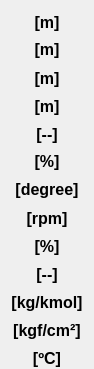
     <widget class="QWidget" name="verticalLayoutWidget_8">
      <property name="geometry">
       <rect>
        <x>362</x>
        <y>12</y>
        <width>81</width>
        <height>361</height>
       </rect>
      </property>
      <layout class="QVBoxLayout" name="verticalLayout_8">
       <property name="spacing">
        <number>6</number>
       </property>
       <property name="bottomMargin">
        <number>0</number>
       </property>
       <item>
        <widget class="QLabel" name="label_13">
         <property name="minimumSize">
          <size>
           <width>0</width>
           <height>22</height>
          </size>
         </property>
         <property name="maximumSize">
          <size>
           <width>16777215</width>
           <height>22</height>
          </size>
         </property>
         <property name="font">
          <font>
           <family>Arial</family>
           <pointsize>12</pointsize>
           <weight>75</weight>
           <italic>false</italic>
           <bold>true</bold>
          </font>
         </property>
         <property name="text">
          <string>[m]</string>
         </property>
         <property name="alignment">
          <set>Qt::AlignCenter</set>
         </property>
        </widget>
       </item>
       <item>
        <widget class="QLabel" name="label_14">
         <property name="minimumSize">
          <size>
           <width>0</width>
           <height>22</height>
          </size>
         </property>
         <property name="maximumSize">
          <size>
           <width>16777215</width>
           <height>22</height>
          </size>
         </property>
         <property name="font">
          <font>
           <family>Arial</family>
           <pointsize>12</pointsize>
           <weight>75</weight>
           <italic>false</italic>
           <bold>true</bold>
          </font>
         </property>
         <property name="text">
          <string>&lt;html&gt;&lt;head/&gt;&lt;body&gt;&lt;p align=&quot;center&quot;&gt;[m]&lt;/p&gt;&lt;/body&gt;&lt;/html&gt;</string>
         </property>
         <property name="alignment">
          <set>Qt::AlignCenter</set>
         </property>
        </widget>
       </item>
       <item>
        <widget class="QLabel" name="label_15">
         <property name="minimumSize">
          <size>
           <width>0</width>
           <height>22</height>
          </size>
         </property>
         <property name="maximumSize">
          <size>
           <width>16777215</width>
           <height>22</height>
          </size>
         </property>
         <property name="font">
          <font>
           <family>Arial</family>
           <pointsize>12</pointsize>
           <weight>75</weight>
           <italic>false</italic>
           <bold>true</bold>
          </font>
         </property>
         <property name="text">
          <string>[m]</string>
         </property>
         <property name="alignment">
          <set>Qt::AlignCenter</set>
         </property>
        </widget>
       </item>
       <item>
        <widget class="QLabel" name="label_16">
         <property name="minimumSize">
          <size>
           <width>0</width>
           <height>22</height>
          </size>
         </property>
         <property name="maximumSize">
          <size>
           <width>16777215</width>
           <height>22</height>
          </size>
         </property>
         <property name="font">
          <font>
           <family>Arial</family>
           <pointsize>12</pointsize>
           <weight>75</weight>
           <italic>false</italic>
           <bold>true</bold>
          </font>
         </property>
         <property name="text">
          <string>[m]</string>
         </property>
         <property name="alignment">
          <set>Qt::AlignCenter</set>
         </property>
        </widget>
       </item>
       <item>
        <widget class="QLabel" name="label_19">
         <property name="minimumSize">
          <size>
           <width>0</width>
           <height>22</height>
          </size>
         </property>
         <property name="maximumSize">
          <size>
           <width>16777215</width>
           <height>22</height>
          </size>
         </property>
         <property name="font">
          <font>
           <family>Arial</family>
           <pointsize>12</pointsize>
           <weight>75</weight>
           <italic>false</italic>
           <bold>true</bold>
          </font>
         </property>
         <property name="text">
          <string>[--]</string>
         </property>
         <property name="alignment">
          <set>Qt::AlignCenter</set>
         </property>
        </widget>
       </item>
       <item>
        <widget class="QLabel" name="label_31">
         <property name="minimumSize">
          <size>
           <width>0</width>
           <height>22</height>
          </size>
         </property>
         <property name="maximumSize">
          <size>
           <width>16777215</width>
           <height>22</height>
          </size>
         </property>
         <property name="font">
          <font>
           <family>Arial</family>
           <pointsize>12</pointsize>
           <weight>75</weight>
           <italic>false</italic>
           <bold>true</bold>
          </font>
         </property>
         <property name="text">
          <string>&lt;html&gt;&lt;head/&gt;&lt;body&gt;&lt;p align=&quot;center&quot;&gt;[%]&lt;/p&gt;&lt;/body&gt;&lt;/html&gt;</string>
         </property>
         <property name="alignment">
          <set>Qt::AlignCenter</set>
         </property>
        </widget>
       </item>
       <item>
        <widget class="QLabel" name="label_32">
         <property name="minimumSize">
          <size>
           <width>0</width>
           <height>22</height>
          </size>
         </property>
         <property name="maximumSize">
          <size>
           <width>16777215</width>
           <height>22</height>
          </size>
         </property>
         <property name="font">
          <font>
           <family>Arial</family>
           <pointsize>12</pointsize>
           <weight>75</weight>
           <italic>false</italic>
           <bold>true</bold>
          </font>
         </property>
         <property name="text">
          <string>&lt;html&gt;&lt;head/&gt;&lt;body&gt;&lt;p align=&quot;center&quot;&gt;[degree]&lt;/p&gt;&lt;/body&gt;&lt;/html&gt;</string>
         </property>
         <property name="alignment">
          <set>Qt::AlignCenter</set>
         </property>
        </widget>
       </item>
       <item>
        <widget class="QLabel" name="label_34">
         <property name="minimumSize">
          <size>
           <width>0</width>
           <height>22</height>
          </size>
         </property>
         <property name="maximumSize">
          <size>
           <width>16777215</width>
           <height>22</height>
          </size>
         </property>
         <property name="font">
          <font>
           <family>Arial</family>
           <pointsize>12</pointsize>
           <weight>75</weight>
           <italic>false</italic>
           <bold>true</bold>
          </font>
         </property>
         <property name="text">
          <string>[rpm]</string>
         </property>
         <property name="alignment">
          <set>Qt::AlignCenter</set>
         </property>
        </widget>
       </item>
       <item>
        <widget class="QLabel" name="label_47">
         <property name="minimumSize">
          <size>
           <width>0</width>
           <height>22</height>
          </size>
         </property>
         <property name="maximumSize">
          <size>
           <width>16777215</width>
           <height>22</height>
          </size>
         </property>
         <property name="font">
          <font>
           <family>Arial</family>
           <pointsize>12</pointsize>
           <weight>75</weight>
           <italic>false</italic>
           <bold>true</bold>
          </font>
         </property>
         <property name="text">
          <string>[%]</string>
         </property>
         <property name="alignment">
          <set>Qt::AlignCenter</set>
         </property>
        </widget>
       </item>
       <item>
        <widget class="QLabel" name="label_48">
         <property name="minimumSize">
          <size>
           <width>0</width>
           <height>22</height>
          </size>
         </property>
         <property name="maximumSize">
          <size>
           <width>16777215</width>
           <height>22</height>
          </size>
         </property>
         <property name="font">
          <font>
           <family>Arial</family>
           <pointsize>12</pointsize>
           <weight>75</weight>
           <italic>false</italic>
           <bold>true</bold>
          </font>
         </property>
         <property name="text">
          <string>[--]</string>
         </property>
         <property name="alignment">
          <set>Qt::AlignCenter</set>
         </property>
        </widget>
       </item>
       <item>
        <widget class="QLabel" name="label_36">
         <property name="minimumSize">
          <size>
           <width>0</width>
           <height>22</height>
          </size>
         </property>
         <property name="maximumSize">
          <size>
           <width>16777215</width>
           <height>22</height>
          </size>
         </property>
         <property name="font">
          <font>
           <family>Arial</family>
           <pointsize>12</pointsize>
           <weight>75</weight>
           <italic>false</italic>
           <bold>true</bold>
          </font>
         </property>
         <property name="text">
          <string>[kg/kmol]</string>
         </property>
         <property name="alignment">
          <set>Qt::AlignCenter</set>
         </property>
        </widget>
       </item>
       <item>
        <widget class="QLabel" name="label_43">
         <property name="minimumSize">
          <size>
           <width>0</width>
           <height>22</height>
          </size>
         </property>
         <property name="maximumSize">
          <size>
           <width>16777215</width>
           <height>22</height>
          </size>
         </property>
         <property name="font">
          <font>
           <family>Arial</family>
           <pointsize>12</pointsize>
           <weight>75</weight>
           <italic>false</italic>
           <bold>true</bold>
          </font>
         </property>
         <property name="text">
          <string>[kgf/cm²]</string>
         </property>
         <property name="alignment">
          <set>Qt::AlignCenter</set>
         </property>
        </widget>
       </item>
       <item>
        <widget class="QLabel" name="label_45">
         <property name="minimumSize">
          <size>
           <width>0</width>
           <height>22</height>
          </size>
         </property>
         <property name="maximumSize">
          <size>
           <width>16777215</width>
           <height>22</height>
          </size>
         </property>
         <property name="font">
          <font>
           <family>Arial</family>
           <pointsize>12</pointsize>
           <weight>75</weight>
           <italic>false</italic>
           <bold>true</bold>
          </font>
         </property>
         <property name="text">
          <string>[ºC]</string>
         </property>
         <property name="alignment">
          <set>Qt::AlignCenter</set>
         </property>
        </widget>
       </item>
      </layout>
     </widget>
